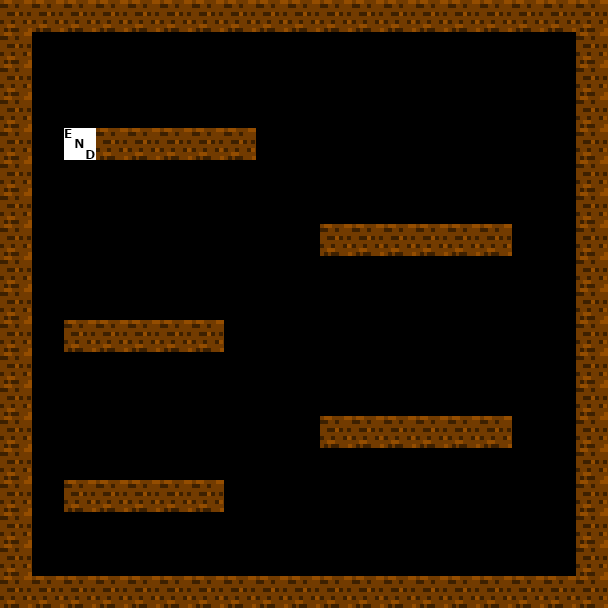

The image is a tile-based game level rendered from a .tmx file. Its description and source (layers, tilesets, objects; grid data summarised) follow:
An orthogonal 19x19 tile map with 32x32 px tiles, 1 tile layer (Tile Layer 1).

<map version="1.0" orientation="orthogonal" width="19" height="19" tilewidth="32" tileheight="32">
 <tileset firstgid="1" name="tiles" tilewidth="32" tileheight="32">
  <image source="tiles.png" width="192" height="32" />
  <tile id="1">
   <properties>
    <property name="friction" value="0.95" />
    <property name="solid" value="1" />
   </properties>
  </tile>
  <tile id="3">
   <properties>
    <property name="end" value="1" />
    <property name="solid" value="1" />
   </properties>
  </tile>
 </tileset>
 <layer name="Tile Layer 1" width="19" height="19">
  <data>[361 cells, 100 non-empty, 2 distinct tile ids]</data>
 </layer>
</map>
